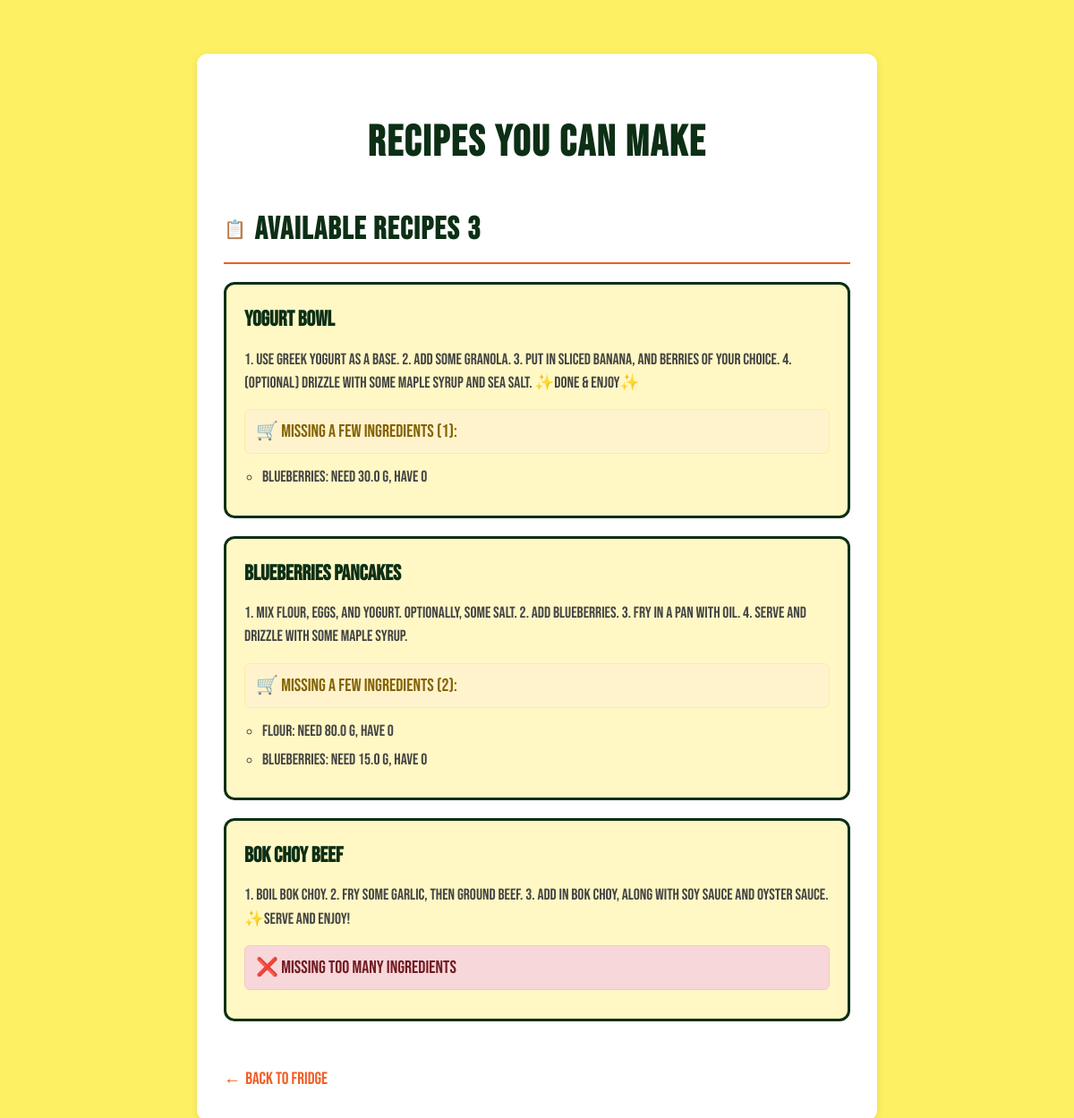
The app's page /recipes (signed in) with its own data.
### models.py (models this page shows, shortened)
class Recipe(db.Model):
    id = db.Column(db.Integer, primary_key=True)
    name = db.Column(db.String(120), nullable=False)
    instructions = db.Column(db.Text, nullable=False)
    user_id = db.Column(db.Integer, db.ForeignKey('user.id'), nullable=False)
    user = db.relationship("User", backref="recipes")

class RecipeIngredient(db.Model):
    id = db.Column(db.Integer, primary_key=True)
    recipe_id = db.Column(db.Integer, db.ForeignKey('recipe.id'), nullable=False)
    name = db.Column(db.String(80), nullable=False)
    quantity = db.Column(db.Float, nullable=False)
    unit = db.Column(db.String(20), nullable=False)
    recipe = db.relationship("Recipe", backref="ingredients_needed")

### app.py (the view, shortened to what this page needs)
@app.route('/recipes')
@login_required
def recipe_recommendations():
    recipes = Recipe.query.filter_by(user_id=current_user.id).all()
    fridge = Ingredient.query.filter_by(user_id=current_user.id).all()
    fridge_dict = {item.name.lower(): item for item in fridge}
    entries = []
    for recipe in recipes:
        missing = []
        can_make = True
        for req in recipe.ingredients_needed:
            in_fridge = fridge_dict.get(req.name.lower())
            if not in_fridge:
                missing.append({
                    'name': req.name,
                    'needed': req.quantity,
                    'unit': req.unit,
                    'available': 0
                })
                can_make = False
            else:
                converted_available = convert_unit(in_fridge.quantity, in_fridge.unit, req.unit)
        entries.append({
            'recipe': recipe,
            'can_make': can_make,
            'almost_can_make': len(missing) <= 2,
            'missing_ingredients': missing
        })
    return render_template('recipes.html', entries=entries)

### app.py (called while the page is built, shortened)
@login_manager.user_loader
def load_user(user_id):
    return User.query.get(int(user_id))

def convert_unit(amount, from_unit, to_unit):
    if from_unit == to_unit:
        return amount

### templates/recipes.html (shortened to what this page needs)
<!DOCTYPE html>
<html lang="en">
<head>
</head>
<body>
    <div class="container">
        <h1>Recipes You Can Make</h1>
        <div class="recipes-section">
            {% if entries %}
                <h2 class="section-title">
                    Available Recipes
                    <span class="ingredient-count">{{ entries|length }}</span>
                </h2>
                <ul class="recipes-list">
                    {% for entry in entries %}
                        <li class="recipe-item">
                            <div class="recipe-name">{{ entry.recipe.name }}</div>
                            <div class="recipe-instructions">{{ entry.recipe.instructions }}</div>
                            {% if entry.can_make %}
                                <p class="status-message success">✅ You have all the ingredients!</p>
                                <form action="/make_recipe/{{ entry.recipe.id }}" method="POST" style="display:inline;">
                                    <button type="submit" class="make-recipe-btn">🍳 Make Recipe</button>
                                </form>
                            {% elif entry.almost_can_make %}
                                <p class="status-message warning">🛒 Missing a few ingredients ({{ entry.missing_ingredients|length }}):</p>
                                <ul class="missing-ingredients">
                                    {% for item in entry.missing_ingredients %}
                                        <li>{{ item.name }}: Need {{ item.needed }} {{ item.unit }}, have {{ item.available }}</li>
                                    {% endfor %}
                                </ul>
                            {% else %}
                                <p class="status-message error">❌ Missing too many ingredients</p>
                            {% endif %}
                        </li>
                    {% endfor %}
                </ul>
            {% else %}
                <div class="empty-state">
                    <div class="empty-state-icon">🥘</div>
                    <h3>No matching recipes yet!</h3>
                    <p>Try adding more ingredients to your fridge to discover delicious recipes.</p>
                </div>
            {% endif %}
        </div>
        <a href="/" class="back-link">Back to Fridge</a>
    </div>
</body>
</html>

### templates/recipes.html (style rules this page uses)
* { box-sizing: border-box; }
body { font-family: 'Bebas Neue', sans-serif; max-width: 800px; margin: 40px auto; padding: 20px; background-color: #fdf063; color: #0c2f15; line-height: 1.6; font-size: 20px; }
.container { background: #ffffff; padding: 30px; border-radius: 12px; box-shadow: 0 2px 10px rgba(0, 0, 0, 0.08); }
h1, h2, h3, .recipe-name { color: #0c2f15; font-weight: 800; }
h1 { font-size: 3rem; margin-bottom: 30px; color: #0c2f15; text-align: center; display: flex; align-items: center; justify-content: center; gap: 12px; letter-spacing: 2px; }
.recipes-section { margin-bottom: 30px; }
.section-title { font-size: 2.2rem; font-weight: 800; color: #0c2f15; margin-bottom: 20px; padding-bottom: 8px; border-bottom: 2px solid #f05d23; display: flex; align-items: center; gap: 8px; letter-spacing: 1.5px; }
.section-title::before { content: "📋"; font-size: 20px; }
.recipes-list { list-style: none; padding: 0; margin: 0; }
.recipe-item { background: #fff8c5; border: 3px solid #0c2f15; border-radius: 12px; padding: 20px; margin-bottom: 20px; transition: all 0.3s ease; position: relative; }
.status-message { margin: 12px 0; padding: 8px 12px; border-radius: 6px; font-weight: 500; }
.status-message.warning { background-color: #fff3cd; color: #856404; border: 1px solid #ffeaa7; }
.status-message.error { background-color: #f8d7da; color: #721c24; border: 1px solid #f5c6cb; }
.missing-ingredients { margin: 8px 0; padding-left: 20px; color: #444; }
.missing-ingredients li { margin-bottom: 4px; font-size: 1.1rem; }
.recipe-name { font-weight: 800; font-size: 1.5rem; color: #0c2f15; margin-bottom: 12px; }
.recipe-instructions { color: #444; font-size: 1.1rem; margin-bottom: 16px; line-height: 1.5; }
.back-link { display: inline-flex; align-items: center; margin-top: 20px; color: #f05d23; text-decoration: none; font-weight: 500; transition: color 0.3s ease; font-size: 1.2rem; }
.back-link::before { content: "← "; margin-right: 5px; }
.recipe-item { animation: slideIn 0.5s ease-out; }

### records on screen
Recipe: recipe.name "yogurt bowl", recipe.instructions "1. Use Greek yogurt as a base. 2. Add some granola. 3. Put in sliced banana, and berries of your choice. 4. (Optional) Drizzle with some maple syrup and sea salt. ✨Done & enjoy✨"
RecipeIngredient: name "blueberries", needed "30.0", unit "g", available "0"
Recipe: recipe.name "Blueberries Pancakes", recipe.instructions "1. Mix flour, eggs, and yogurt. Optionally, some salt. 2. Add blueberries. 3. Fry in a pan with oil. 4. Serve and drizzle with some maple syrup."
RecipeIngredient: name "flour", needed "80.0", unit "g", available "0"
RecipeIngredient: name "blueberries", needed "15.0", unit "g", available "0"
Recipe: recipe.name "Bok choy beef", recipe.instructions "1. Boil bok choy. 2. Fry some garlic, then ground beef. 3. Add in bok choy, along with soy sauce and oyster sauce. ✨Serve and enjoy!"

### other values on screen
{{ entries|length }} "3"
{{ entry.missing_ingredients|length }} "1" "2"
